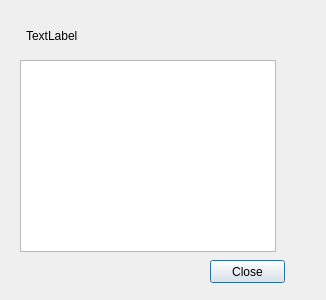
<?xml version="1.0" encoding="UTF-8"?>
<ui version="4.0">
 <class>QueueInfoDialog</class>
 <widget class="QDialog" name="QueueInfoDialog">
  <property name="geometry">
   <rect>
    <x>0</x>
    <y>0</y>
    <width>326</width>
    <height>300</height>
   </rect>
  </property>
  <property name="windowTitle">
   <string>Dialog</string>
  </property>
  <widget class="QLabel" name="label">
   <property name="geometry">
    <rect>
     <x>26</x>
     <y>20</y>
     <width>221</width>
     <height>31</height>
    </rect>
   </property>
   <property name="text">
    <string>TextLabel</string>
   </property>
  </widget>
  <widget class="QPushButton" name="pushButton">
   <property name="geometry">
    <rect>
     <x>210</x>
     <y>260</y>
     <width>75</width>
     <height>23</height>
    </rect>
   </property>
   <property name="text">
    <string>Close</string>
   </property>
  </widget>
  <widget class="QListView" name="listView">
   <property name="geometry">
    <rect>
     <x>20</x>
     <y>60</y>
     <width>256</width>
     <height>192</height>
    </rect>
   </property>
  </widget>
 </widget>
 <resources/>
 <connections/>
</ui>
